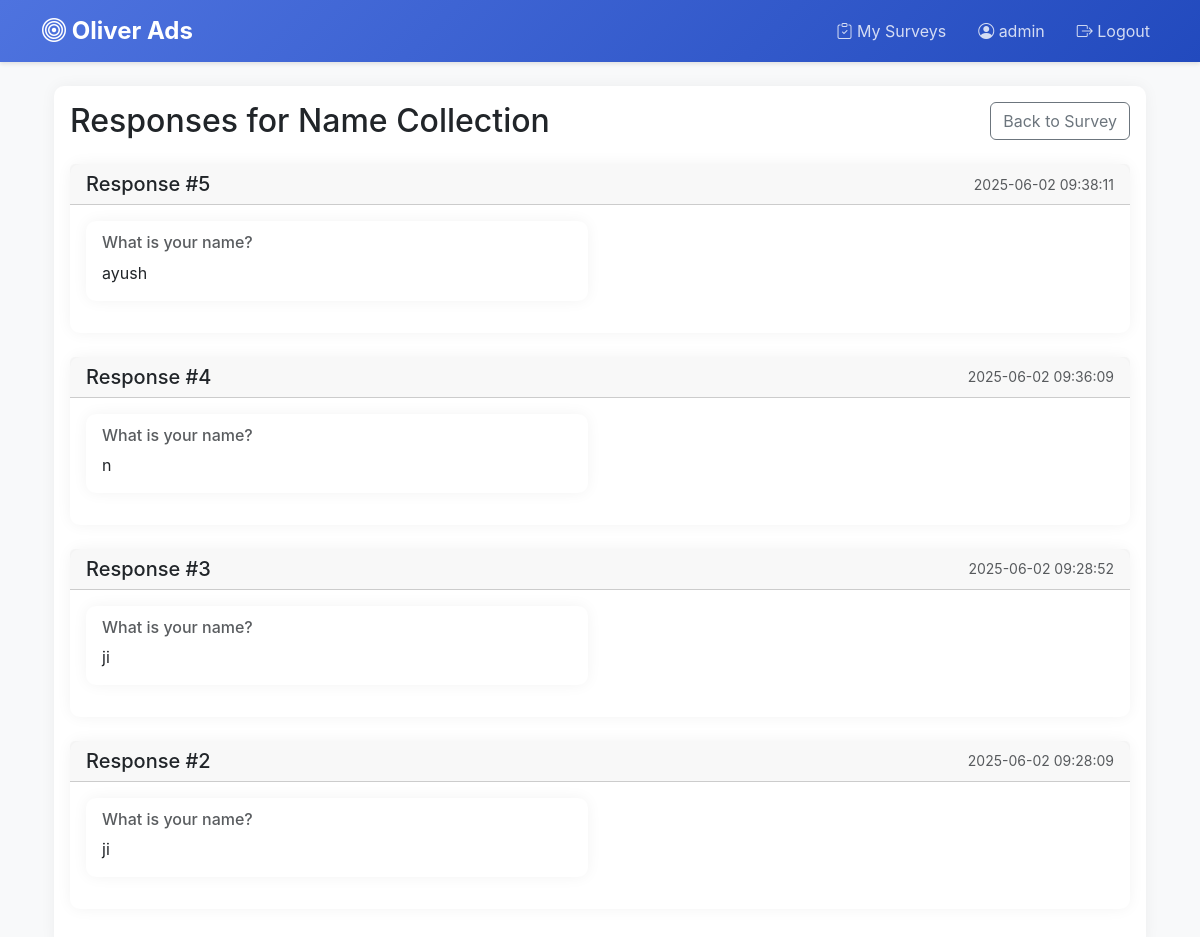
Page /surveys/3/responses (signed in) on the committed database.
### models.py (models this page shows, shortened)
class User(UserMixin, db.Model):
    id = db.Column(db.Integer, primary_key=True)
    username = db.Column(db.String(80), unique=True, nullable=False)
    password_hash = db.Column(db.String(128))
    is_admin = db.Column(db.Boolean, default=False)
    created_at = db.Column(db.DateTime, default=datetime.utcnow)

class Survey(db.Model):
    id = db.Column(db.Integer, primary_key=True)
    title = db.Column(db.String(200), nullable=False)
    description = db.Column(db.Text)
    creator_id = db.Column(db.Integer, db.ForeignKey('user.id'), nullable=False)
    created_at = db.Column(db.DateTime, default=datetime.utcnow)
    is_active = db.Column(db.Boolean, default=True)
    creator = db.relationship('User', backref=db.backref('surveys', lazy=True))
    questions = db.relationship('Question', backref='survey', lazy=True, cascade='all, delete-orphan')
    responses = db.relationship('SurveyResponse', backref='survey', lazy=True, cascade='all, delete-orphan')
    postback_configs = db.relationship('PostbackConfig', backref='survey', lazy=True, cascade='all, delete-orphan')

class SurveyResponse(db.Model):
    id = db.Column(db.Integer, primary_key=True)
    survey_id = db.Column(db.Integer, db.ForeignKey('survey.id'), nullable=False)
    respondent_id = db.Column(db.Integer, db.ForeignKey('user.id'), nullable=True)
    created_at = db.Column(db.DateTime, default=datetime.utcnow)
    respondent = db.relationship('User', backref=db.backref('responses', lazy=True))
    answers = db.relationship('Answer', backref='response', lazy=True, cascade='all, delete-orphan')

class Answer(db.Model):
    id = db.Column(db.Integer, primary_key=True)
    response_id = db.Column(db.Integer, db.ForeignKey('survey_response.id'), nullable=False)
    question_id = db.Column(db.Integer, db.ForeignKey('question.id'), nullable=False)
    answer_text = db.Column(db.Text, nullable=False)
    created_at = db.Column(db.DateTime, default=datetime.utcnow)

class Question(db.Model):
    id = db.Column(db.Integer, primary_key=True)
    survey_id = db.Column(db.Integer, db.ForeignKey('survey.id'), nullable=False)
    question_text = db.Column(db.Text, nullable=False)
    question_type = db.Column(db.String(20), nullable=False)  # text, multiple_choice, checkbox
    options = db.Column(db.Text)  # JSON string for multiple choice and checkbox options
    is_required = db.Column(db.Boolean, default=False)
    order = db.Column(db.Integer, default=0)
    answers = db.relationship('Answer', backref='question', lazy=True, cascade='all, delete-orphan')

### app.py (the view)
@app.route('/surveys/<int:survey_id>/responses')
@login_required
def view_responses(survey_id):
    survey = Survey.query.get_or_404(survey_id)
    if survey.creator_id != current_user.id and not current_user.is_admin:
        flash('You do not have permission to view these responses')
        return redirect(url_for('surveys'))
    return render_template('survey_responses.html', survey=survey)

### app.py (called while the page is built)
@login_manager.user_loader
def load_user(user_id):
    return User.query.get(int(user_id))

### templates/survey_responses.html (shortened to what this page needs)
{% extends "base.html" %}
{% block content %}
<div class="container mt-4">
    <div class="row">
        <div class="col-12">
            <div class="card">
                <div class="card-body">
                    <div class="d-flex justify-content-between align-items-center mb-4">
                        <h2 class="card-title mb-0">Responses for {{ survey.title }}</h2>
                        <a href="{{ url_for('view_survey', survey_id=survey.id) }}" class="btn btn-outline-secondary">
                             Back to Survey
                        </a>
                    </div>
                    {% if survey.responses %}
                        {% for response in survey.responses|sort(attribute='created_at', reverse=true) %}
                            <div class="card mb-4">
                                <div class="card-header">
                                    <div class="d-flex justify-content-between align-items-center">
                                        <h5 class="mb-0">Response #{{ response.id }}</h5>
                                        <small class="text-muted">{{ response.created_at.strftime('%Y-%m-%d %H:%M:%S') }}</small>
                                    </div>
                                </div>
                                <div class="card-body">
                                    <div class="row">
                                        {% for answer in response.answers %}
                                            <div class="col-md-6 mb-3">
                                                <div class="card h-100">
                                                    <div class="card-body">
                                                        <h6 class="card-subtitle mb-2 text-muted">{{ answer.question.question_text }}</h6>
                                                        <p class="card-text">
                                                            {% if answer.question.question_type == 'checkbox' %}
                                                                {% set answer_list = answer.answer_text|from_json %}
                                                                {% for option in answer_list %}
                                                                    <span class="badge bg-primary me-1">{{ option }}</span>
                                                                {% endfor %}
                                                            {% else %}
                                                                {{ answer.answer_text }}
                                                            {% endif %}
                                                        </p>
                                                    </div>
                                                </div>
                                            </div>
                                        {% endfor %}
                                    </div>
                                </div>
                            </div>
                        {% endfor %}
                    {% else %}
                        <div class="alert alert-info">
                            <i class="fas fa-info-circle"></i> No responses have been submitted yet.
                        </div>
                    {% endif %}
                </div>
            </div>
        </div>
    </div>
</div>
{% endblock %}

### templates/base.html (shortened to what this page needs)
<!DOCTYPE html>
<html lang="en">
<head>
    <link href="https://cdn.jsdelivr.net/npm/bootstrap@5.3.0/dist/css/bootstrap.min.css" rel="stylesheet">
    <link rel="stylesheet" href="https://cdn.jsdelivr.net/npm/bootstrap-icons@1.11.0/font/bootstrap-icons.css">
</head>
<body>
    <nav class="navbar navbar-expand-lg navbar-dark">
        <div class="container">
            <a class="navbar-brand" href="{{ url_for('index') }}">
                <i class="bi bi-bullseye"></i> Oliver Ads
            </a>
            {% if current_user.is_authenticated %}
            <div class="navbar-nav ms-auto">
                <a class="nav-link me-3" href="{{ url_for('surveys') }}">
                    <i class="bi bi-clipboard-check"></i> My Surveys
                </a>
                <span class="nav-link me-3">
                    <i class="bi bi-person-circle"></i> {{ current_user.username }}
                </span>
                <a class="nav-link" href="{{ url_for('logout') }}">
                    <i class="bi bi-box-arrow-right"></i> Logout
                </a>
            </div>
            {% endif %}
        </div>
    </nav>
    <div class="container">
        {% block content %}{% endblock %}
    </div>
</body>
</html>

### templates/base.html (style rules this page uses)
:root { --primary-color: #4e73df; --secondary-color: #1cc88a; --dark-color: #5a5c69; }
body { background-color: #f8f9fa; font-family: 'Nunito', -apple-system, BlinkMacSystemFont, "Segoe UI", Roboto, "Helvetica Neue", Arial, sans-serif; }
.navbar { background: linear-gradient(135deg, var(--primary-color), #224abe) !important; box-shadow: 0 2px 4px rgba(0,0,0,0.1); }
.navbar-brand { font-weight: 700; font-size: 1.5rem; }
.card { border: none; border-radius: 10px; box-shadow: 0 0 15px rgba(0,0,0,0.05); transition: transform 0.2s; }
.nav-link { color: rgba(255,255,255,0.8) !important; transition: color 0.2s; }

### rows in the picture
User: username "admin"
Survey: title "Name Collection"
SurveyResponse: id "5", created_at "2025-06-02 09:38:11"
Answer: question.question_text "What is your name?", answer_text "ayush"
SurveyResponse: id "4", created_at "2025-06-02 09:36:09"
Answer: question.question_text "What is your name?", answer_text "n"
SurveyResponse: id "3", created_at "2025-06-02 09:28:52"
Answer: question.question_text "What is your name?", answer_text "ji"
SurveyResponse: id "2", created_at "2025-06-02 09:28:09"
Answer: question.question_text "What is your name?", answer_text "ji"
